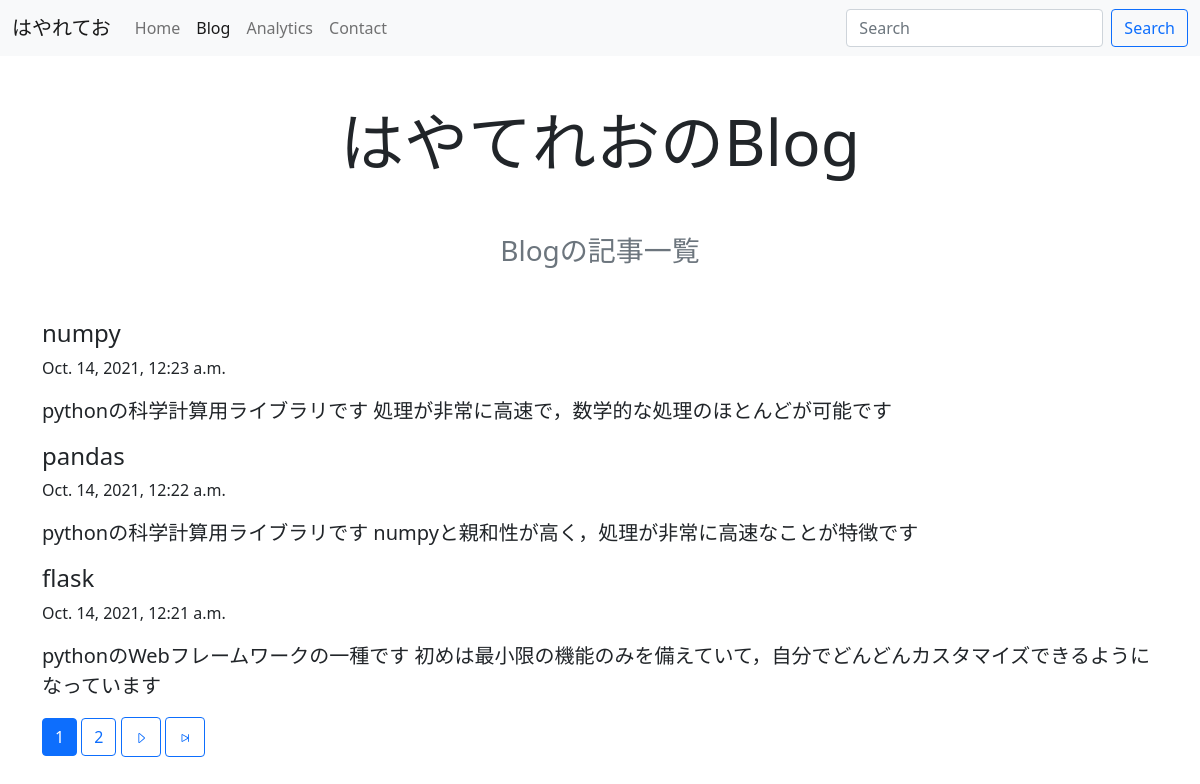
The page /blog/ on the database as committed earlier.
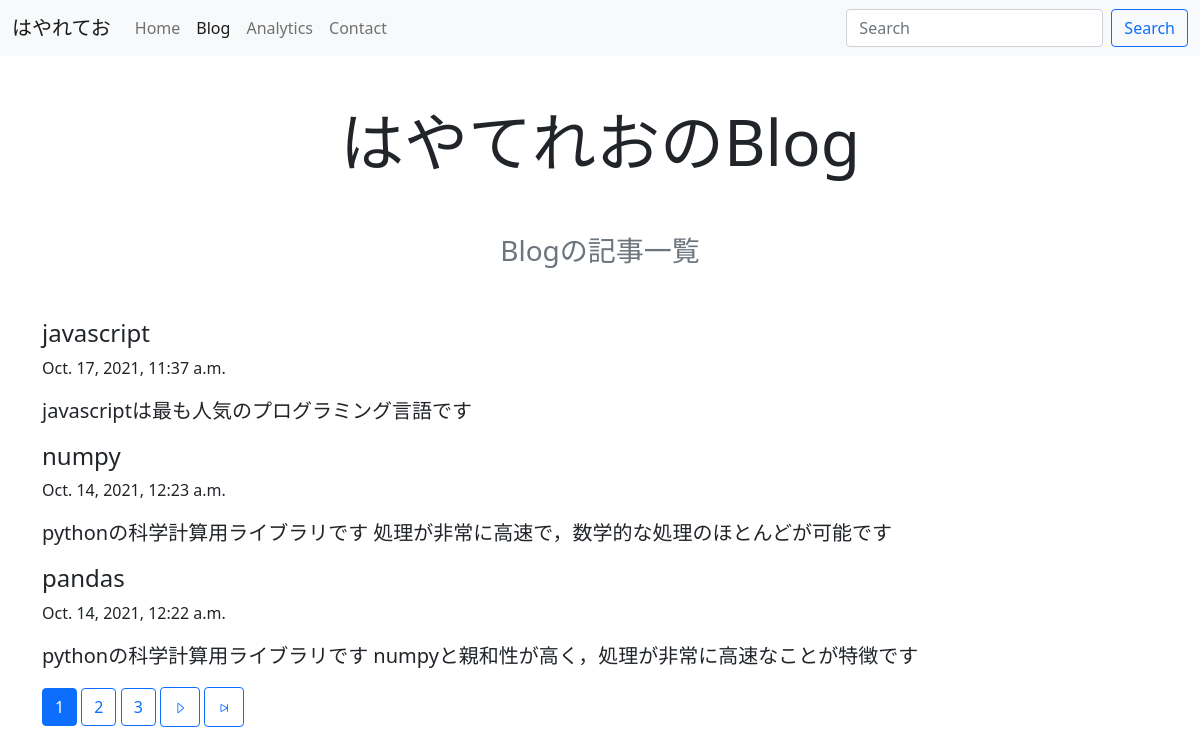
The same page on the database as committed later.
### blog/models.py (models this page shows, shortened)
class Blog(models.Model):
    title = models.CharField(max_length=200)
    content = models.TextField(blank=True)
    category = models.ForeignKey(Category, on_delete=models.SET_NULL, blank=True, null=True)
    web_site = models.URLField(blank=True)
    updated_at = models.DateTimeField(auto_now=True)
    created_at = models.DateTimeField(auto_now_add=True)
    class Meta:
        db_table = 'blogs'

### blog/views.py (the view)
# urls.py: path('blog/', BlogListView.as_view(), name='blog'),
class BlogListView(ListView):
    model = Blog
    template_name = 'blog/blog.html'
    context_object_name = 'results'
    paginate_by = 3
    def get_queryset(self, **kwargs):
        queryset = super().get_queryset(**kwargs)
        query = self.request.GET
        if q := query.get('q'):
            queryset = queryset.filter(Q(content__icontains=q)|Q(title__icontains=q))
        return queryset.order_by('-created_at')

### blog/templates/blog/blog.html (shortened to what this page needs)
{% extends 'blog/base.html' %}
{% block bloghead %}
    active
{% endblock %}
{% block main %}
    <div class="text-center mb-5">
        <h1 class="display-3 mb-5">はやてれおのBlog</h1>
        <p class="text-muted fs-3">Blogの記事一覧</p>
    </div>
    <div>
        {% for result in results %}
        <h4>{{ result.title }}</h4>
        <p>{{ result.created_at }}</p>
        <p class="lead">{{ result.content }}</p>
        {% endfor %}
    </div>
    {% include 'blog/pagination.html' %}
{% endblock %}

Rows that differ between the two databases and show on the page:
no longer on this page (row unchanged): Blog: title "flask", created_at "Oct. 14, 2021, 12:21 a.m.", content "pythonのWebフレームワークの一種です 初めは最小限の機能のみを備えていて，自分でどんどんカスタマイズできるようになっています"
added Blog: title "javascript", created_at "Oct. 17, 2021, 11:37 a.m.", content "javascriptは最も人気のプログラミング言語です"
Other text that changed with them:
new list line: "3"
